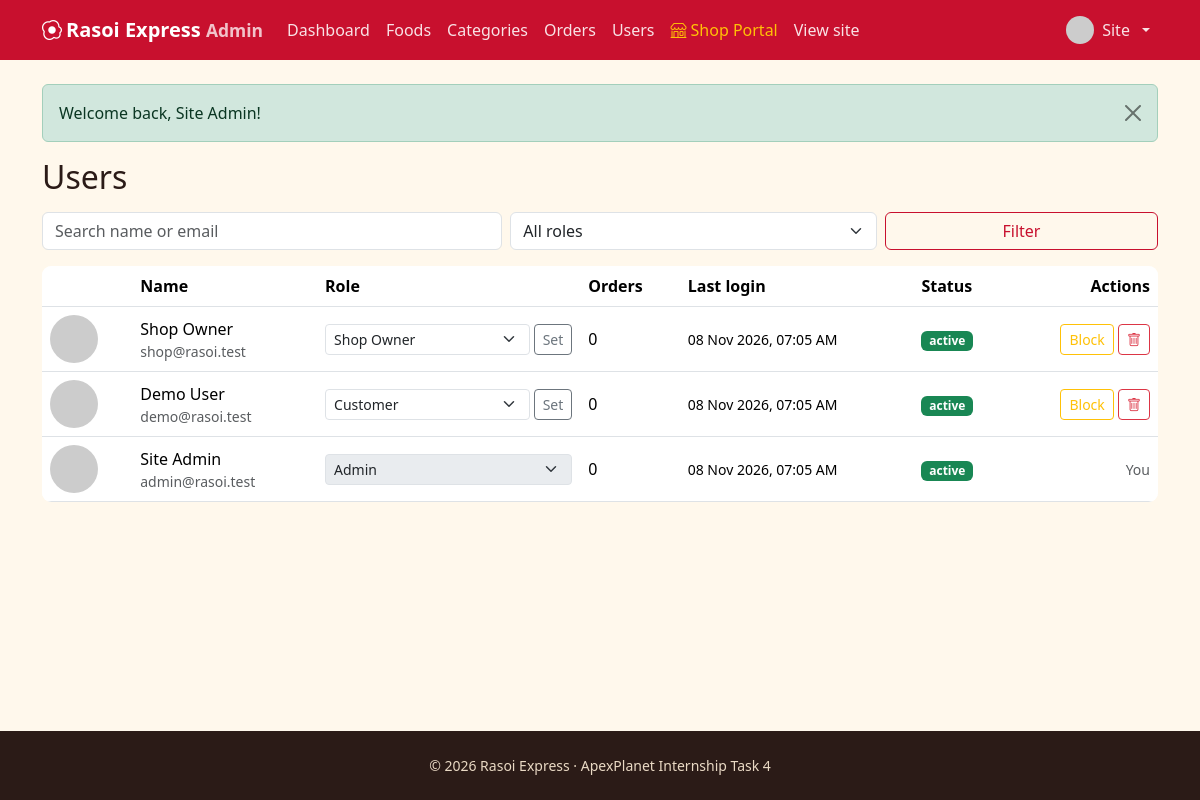
The page /admin/users.php (signed in) on the database its author committed.
### tables this page shows
CREATE TABLE users (
  id INT UNSIGNED AUTO_INCREMENT PRIMARY KEY,
  name VARCHAR(80) NOT NULL,
  email VARCHAR(120) NOT NULL UNIQUE,
  phone VARCHAR(15) DEFAULT NULL,
  address VARCHAR(255) DEFAULT NULL,
  password_hash VARCHAR(255) NOT NULL,
  role ENUM('user','admin','shop_owner') NOT NULL DEFAULT 'user',
  status ENUM('active','blocked') NOT NULL DEFAULT 'active',
  avatar VARCHAR(255) DEFAULT NULL,
  last_login_at DATETIME DEFAULT NULL,
  created_at TIMESTAMP DEFAULT CURRENT_TIMESTAMP,
  INDEX idx_users_role (role),
  INDEX idx_users_last_login (last_login_at)
);

### includes/auth.php (called while the page is built, shortened)
<?php
require_once __DIR__ . '/db.php';
function e($v): string { return htmlspecialchars((string)$v, ENT_QUOTES, 'UTF-8'); }
function url(string $p = ''): string { return BASE_URL . '/' . ltrim($p, '/'); }
function current_user(): ?array {
    static $u = false;
    if ($u === false) {
        $u = null;
        if (!empty($_SESSION['uid'])) {
            $s = db()->prepare('SELECT id,name,email,phone,address,role,status,avatar FROM users WHERE id=?');
            $s->execute([$_SESSION['uid']]);
            $u = $s->fetch() ?: null;
        }
    }
    return $u;
}
function require_login(): array {
    $u = current_user();
    return $u;
}
function require_admin(): array {
    $u = require_login();
    return $u;
}
function avatar_url(?array $u): string {
    return ($u && $u['avatar']) ? url('uploads/avatars/' . $u['avatar'])
        : 'https://ui-avatars.com/api/?background=c8102e&color=fff&name=' . urlencode($u['name'] ?? 'U');
}

### includes/db.php (called while the page is built, shortened)
<?php
function db(): PDO {
    static $pdo = null;
    if ($pdo === null) {
        try {
            $pdo = new PDO('mysql:host=' . DB_HOST . ';dbname=' . DB_NAME . ';charset=utf8mb4', DB_USER, DB_PASS, [
                PDO::ATTR_ERRMODE => PDO::ERRMODE_EXCEPTION,
                PDO::ATTR_DEFAULT_FETCH_MODE => PDO::FETCH_ASSOC,
                PDO::ATTR_EMULATE_PREPARES => false,
            ]);
        } catch (PDOException $e) {
            error_log($e->getMessage());
            http_response_code(500);
            ?>
            <!DOCTYPE html>
            <html lang="en">
            <head>
            <meta charset="UTF-8">
            <meta name="viewport" content="width=device-width, initial-scale=1">
            <title>Database Offline | Rasoi Express</title>
            <link href="https://cdn.jsdelivr.net/npm/bootstrap@5.3.3/dist/css/bootstrap.min.css" rel="stylesheet">
            <link href="https://cdn.jsdelivr.net/npm/bootstrap-icons@1.11.3/font/bootstrap-icons.min.css" rel="stylesheet">
            <style>
              body { background: #f8f9fa; font-family: system-ui, -apple-system, sans-serif; display: flex; align-items: center; justify-content: center; min-height: 100vh; padding: 20px; }
              .card { max-width: 580px; width: 100%; border: 0; box-shadow: 0 10px 30px rgba(0,0,0,0.08); border-radius: 16px; }
              .icon-box { width: 64px; height: 64px; border-radius: 50%; background: #fee2e2; color: #dc2626; display: flex; align-items: center; justify-content: center; font-size: 2rem; margin: 0 auto 1.25rem; }
            </style>
            <meta http-equiv="refresh" content="5">
            </head>
            <body>
            <div class="card p-4 p-md-5 text-center">
              <div class="icon-box"><i class="bi bi-database-gear"></i></div>
              <h3 class="fw-bold mb-2">Starting Database Server&hellip;</h3>
              <p class="text-muted mb-3">MariaDB is being launched automatically. This page will refresh in a few seconds.</p>
              <div class="d-flex justify-content-center mb-4">
                <div class="spinner-border text-danger" role="status"><span class="visually-hidden">Loading...</span></div>
              </div>
              <div class="d-grid gap-2">
                <button onclick="location.reload()" class="btn btn-danger py-2 fw-semibold"><i class="bi bi-arrow-clockwise me-1"></i> Refresh Now</button>
              </div>
              <details class="text-start mt-3 small text-muted">
                <summary class="cursor-pointer">Technical error details</summary>
                <pre class="bg-light p-2 rounded mt-2 text-danger mb-0" style="font-size: 0.78rem; overflow-x: auto;"><?= htmlspecialchars($e->getMessage(), ENT_QUOTES, 'UTF-8') ?></pre>
                <div class="mt-2">
                  <strong>Manual fix:</strong> Double-click <code>start-database.bat</code> or <code>run.bat</code> in your project folder.
                </div>
              </details>
            </div>
            </body>
            </html>
            <?php
            exit;
        }
    }
    return $pdo;
}

### admin/users.php (the view, shortened to what this page needs)
<?php
require_once __DIR__ . '/../includes/auth.php';
$admin = require_admin();
$adminArea = true; $pageTitle = 'Manage users';
$q = trim($_GET['q'] ?? ''); $role = $_GET['role'] ?? ''; $page = max(1, (int)($_GET['page'] ?? 1));
$where = ['1=1']; $args = [];
$w = implode(' AND ', $where);
$off = ($page - 1) * PER_PAGE;
$s = db()->prepare("SELECT u.*, (SELECT COUNT(*) FROM orders o WHERE o.user_id=u.id) orders FROM users u WHERE $w ORDER BY u.id DESC LIMIT " . PER_PAGE . " OFFSET $off");
$s->execute($args); $rows = $s->fetchAll();
require __DIR__ . '/../includes/header.php';
?>
<h2 class="mb-3">Users</h2>
<form class="row g-2 mb-3" method="get">
  <div class="col-md-5"><input class="form-control" type="search" name="q" placeholder="Search name or email" value="<?= e($q) ?>"></div>
  <div class="col-md-4"><select name="role" class="form-select" aria-label="Role"><option value="">All roles</option></select></div>
  <div class="col-md-3 d-grid"><button class="btn btn-outline-rx">Filter</button></div>
</form>
<div class="table-responsive"><table class="table align-middle mb-0">
  <thead><tr><th></th><th>Name</th><th>Role</th><th>Orders</th><th>Last login</th><th>Status</th><th class="text-end">Actions</th></tr></thead>
  <tbody>
  <?php foreach ($rows as $u): $self = (int)$u['id'] === (int)$admin['id']; ?>
    <tr>
      <td><img class="thumb rounded-circle" src="<?= e(avatar_url($u)) ?>" alt=""></td>
      <td><?= e($u['name']) ?><div class="small text-muted"><?= e($u['email']) ?></div></td>
      <td><form method="post" class="d-flex gap-1"><?= csrf_field() ?><input type="hidden" name="action" value="role"><input type="hidden" name="id" value="<?= $u['id'] ?>">
        <select name="role" class="form-select form-select-sm" <?= $self ? 'disabled' : '' ?> aria-label="Role"><option value="user" <?= $u['role'] === 'user' ? 'selected' : '' ?>>Customer</option><option value="shop_owner" <?= $u['role'] === 'shop_owner' ? 'selected' : '' ?>>Shop Owner</option><option value="admin" <?= $u['role'] === 'admin' ? 'selected' : '' ?>>Admin</option></select>
        <?php if (!$self): ?><button class="btn btn-sm btn-outline-secondary">Set</button><?php endif; ?></form></td>
      <td><?= (int)$u['orders'] ?></td>
      <td class="small"><?= $u['last_login_at'] ? e(date('d M Y, h:i A', strtotime($u['last_login_at']))) : '&mdash;' ?></td>
      <td><span class="badge <?= $u['status'] === 'active' ? 'bg-success' : 'bg-danger' ?>"><?= e($u['status']) ?></span></td>
      <td class="text-end text-nowrap">
        <?php if (!$self): ?>
        <form method="post" class="d-inline"><button class="btn btn-sm btn-outline-warning"><?= $u['status'] === 'active' ? 'Block' : 'Unblock' ?></button></form>
        <form method="post" class="d-inline" data-confirm="Delete <?= e($u['name']) ?> and all their orders?"><button class="btn btn-sm btn-outline-danger"><i class="bi bi-trash"></i></button></form>
        <?php else: ?><span class="small text-muted">You</span><?php endif; ?>
      </td>
    </tr>
  <?php endforeach; if (!$rows): ?><tr><td colspan="7" class="text-center text-muted py-4">No users found.</td></tr><?php endif; ?>
  </tbody>
</table></div>
<?php require __DIR__ . '/../includes/footer.php'; ?>

### includes/header.php (shortened to what this page needs)
<?php require_once __DIR__ . '/auth.php'; $me = current_user(); $isAdminArea = !empty($adminArea); $isShopArea = !empty($shopArea); ?>
<!DOCTYPE html>
<html lang="en">
<head>
<link href="https://cdn.jsdelivr.net/npm/bootstrap@5.3.3/dist/css/bootstrap.min.css" rel="stylesheet">
<link href="https://cdn.jsdelivr.net/npm/bootstrap-icons@1.11.3/font/bootstrap-icons.min.css" rel="stylesheet">
<link href="<?= url('assets/css/style.css') ?>" rel="stylesheet">
</head>
<body>
<nav class="navbar navbar-expand-lg navbar-dark rx-nav sticky-top">
  <div class="container">
    <a class="navbar-brand fw-bold" href="<?= url($isAdminArea ? 'admin/index.php' : ($isShopArea ? 'shop/index.php' : 'index.php')) ?>"><i class="bi bi-egg-fried me-1"></i><?= APP_NAME ?><?= $isAdminArea ? ' <small class="opacity-75">Admin</small>' : ($isShopArea ? ' <small class="opacity-75">Shop Portal</small>' : '') ?></a>
    <div class="collapse navbar-collapse" id="nav">
      <ul class="navbar-nav me-auto">
        <?php if ($isAdminArea): ?>
          <li class="nav-item"><a class="nav-link" href="<?= url('admin/index.php') ?>">Dashboard</a></li>
          <li class="nav-item"><a class="nav-link" href="<?= url('admin/foods.php') ?>">Foods</a></li>
          <li class="nav-item"><a class="nav-link" href="<?= url('admin/categories.php') ?>">Categories</a></li>
          <li class="nav-item"><a class="nav-link" href="<?= url('admin/orders.php') ?>">Orders</a></li>
          <li class="nav-item"><a class="nav-link" href="<?= url('admin/users.php') ?>">Users</a></li>
          <li class="nav-item"><a class="nav-link text-warning" href="<?= url('shop/index.php') ?>"><i class="bi bi-shop me-1"></i>Shop Portal</a></li>
          <li class="nav-item"><a class="nav-link" href="<?= url('index.php') ?>">View site</a></li>
        <?php endif; ?>
      </ul>
      <ul class="navbar-nav align-items-lg-center gap-lg-2">
        <?php if ($me): ?>
          <li class="nav-item dropdown">
            <a class="nav-link dropdown-toggle d-flex align-items-center gap-2" href="#" data-bs-toggle="dropdown">
              <img src="<?= e(avatar_url($me)) ?>" class="rounded-circle" width="28" height="28" alt=""><?= e(explode(' ', $me['name'])[0]) ?>
            </a>
          </li>
        <?php else: ?>
          <li class="nav-item"><a class="nav-link" href="<?= url('login.php') ?>">Log in</a></li>
          <li class="nav-item"><a class="btn btn-warning btn-sm" href="<?= url('register.php') ?>">Sign up</a></li>
        <?php endif; ?>
      </ul>
    </div>
  </div>
</nav>
<main class="container py-4 main-content flex-grow-1 d-flex flex-column">
<?php foreach (get_flash() as [$t, $m]): ?>
  <div class="alert alert-<?= e($t) ?> alert-dismissible fade show" role="alert"><?= e($m) ?><button type="button" class="btn-close" data-bs-dismiss="alert"></button></div>
<?php endforeach; ?>

### assets/css/style.css (style rules this page uses)
:root { --rx-red:#c8102e;--rx-dark:#2b1b17;--rx-gold:#f7b32b;--rx-leaf:#2f6f4e;--rx-paper:#fff8ec }
body { background:var(--rx-paper);color:var(--rx-dark);font-family:'Segoe UI',system-ui,-apple-system,sans-serif;min-height:100vh;display:flex;flex-direction:column }
main.main-content { flex:1 0 auto }
.rx-nav { background:var(--rx-red) }
.rx-nav .nav-link { color:rgba(255,255,255,.88) }
.btn-outline-rx { border-color:var(--rx-red);color:var(--rx-red) }
.thumb { width:48px;height:48px;object-fit:cover;border-radius:.4rem;cursor:zoom-in;transition:transform .2s ease }
.table-responsive { border-radius:.6rem;background:#fff }

### rows shown on the page
users: name "Site", name "Site Admin", email "admin@rasoi.test", role "Admin", orders "0", last_login_at "08 Nov 2026, 07:05 AM", status "active", shows "You"
users: name "Shop Owner", email "shop@rasoi.test", role "Shop Owner", shows "Set", orders "0", last_login_at "08 Nov 2026, 07:05 AM", status "active", shows "Block"
users: name "Demo User", email "demo@rasoi.test", role "Customer", shows "Set", orders "0", last_login_at "08 Nov 2026, 07:05 AM", status "active", shows "Block"

### other values the page prints
APP_NAME "Rasoi Express"
$m "Welcome back, Site Admin!"
